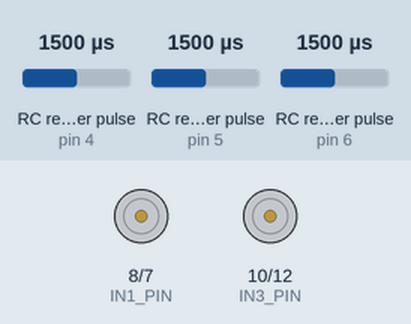
Simulated run of this sketch. Board: Arduino Uno, built with avr-gcc and run on an emulated ATmega328P. Shown: motor-driver pin pairs drawn as motors (green arrow = first pin HIGH = forward, orange = second pin HIGH = backward, longer = more drive, scaled by the enable pin). Wiring (inferred from the names in the program): 3 × RC receiver channel: data pin 4 / data pin 5 / data pin 6. The test bench sets the inputs (shaded band); at power-on: RC receiver pulse (sensors on pin 5, pin 6, pin 4) 1500 µs.

Above: at 1.2 s.
1.3 s: RC receiver pulse (sensor on pin 5) set to 1020 µs
At 2.2 s:
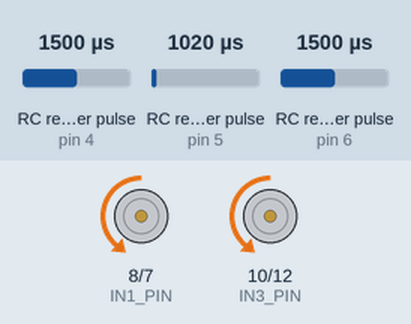
4.3 s: RC receiver pulse (sensor on pin 6) set to 1020 µs
At 7.1 s:
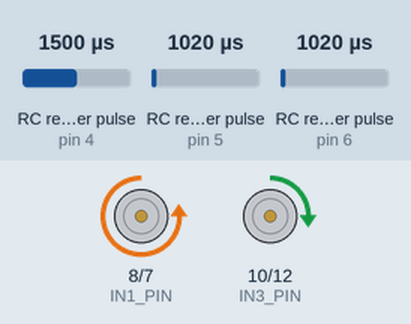
7.3 s: RC receiver pulse (sensor on pin 5) set to 1500 µs
At 8.6 s:
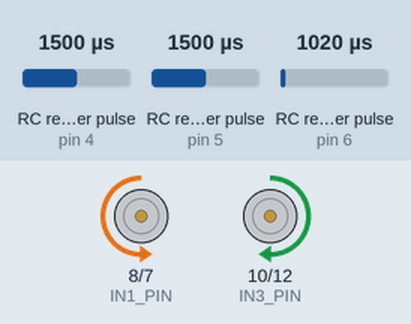
9.3 s: RC receiver pulse (sensor on pin 6) set to 1250 µs
At 10.6 s:
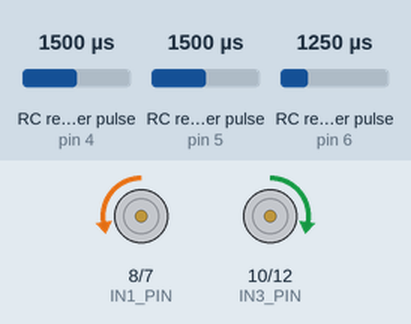
12.3 s: RC receiver pulse (sensor on pin 5) set to 1750 µs
15.3 s: RC receiver pulse (sensor on pin 6) set to 1500 µs
Timing chart, 0 to 19.3 s (numbered marks = the images above; inputs shaded):
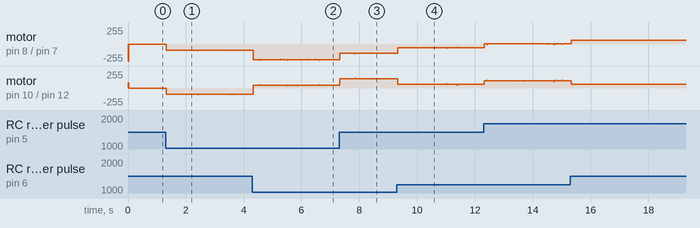

The sketch:

driving.ino
```cpp
#include <EnableInterrupt.h>
#define SERIAL_PORT_SPEED 9600
#define RC_NUM_CHANNELS 4
#define RC_CH1 0
#define RC_CH2 1
#define RC_CH3 2
#define RC_CH4 3
// pin usage // radio pins
#define RC_CH1_PIN 6
#define RC_CH2_PIN 5
#define RC_CH3_PIN 4
#define RC_CH4_PIN 3
// motor driver pins
const int EN1_PIN = 9;
const int IN1_PIN = 8;
const int IN2_PIN = 7;
const int IN3_PIN = 10;
const int IN4_PIN = 12;
const int EN2_PIN = 11;

int currentPWM_L = 0;               // Left motor: -255..255
int currentPWM_R = 0;               // Right motor: -255..255
const int PWM_MAX = 255;
const float REVERSE_SPEED_LIMIT = 0.7;  // Limit reverse to 70% of forward speed (0.0 to 1.0)
const int ACCEL_STEP = 50;          // Acceleration step (higher = faster acceleration)
const int DECEL_STEP = 35;          // Deceleration step (higher = smoother stops)
const unsigned long DT = 15;
unsigned long lastUpdate = 0;


uint16_t rc_values[RC_NUM_CHANNELS];
uint32_t rc_start[RC_NUM_CHANNELS];
volatile uint16_t rc_shared[RC_NUM_CHANNELS];

void rc_read_values() {
  noInterrupts();
  memcpy(rc_values, (const void *)rc_shared, sizeof(rc_shared));
  interrupts();
}

void calc_input(uint8_t channel, uint8_t input_pin) {
  if (digitalRead(input_pin) == HIGH) {
    rc_start[channel] = micros();
  } else {
    uint16_t rc_compare = (uint16_t)(micros() - rc_start[channel]);
    rc_shared[channel] = rc_compare;
  }
}

void calc_ch1() {
  calc_input(RC_CH1, RC_CH1_PIN);
}
void calc_ch2() {
  calc_input(RC_CH2, RC_CH2_PIN);
}
void calc_ch3() {
  calc_input(RC_CH3, RC_CH3_PIN);
}
void calc_ch4() {
  calc_input(RC_CH4, RC_CH4_PIN);
}

void setup() {
  Serial.begin(SERIAL_PORT_SPEED);
  pinMode(RC_CH1_PIN, INPUT); //trigger
  pinMode(RC_CH2_PIN, INPUT); //side wheel
  pinMode(RC_CH3_PIN, INPUT); //side knob
  pinMode(RC_CH4_PIN, INPUT); //bottom button
  enableInterrupt(RC_CH1_PIN, calc_ch1, CHANGE);
  enableInterrupt(RC_CH2_PIN, calc_ch2, CHANGE);
  enableInterrupt(RC_CH3_PIN, calc_ch3, CHANGE);
  enableInterrupt(RC_CH4_PIN, calc_ch4, CHANGE);
  pinMode(9, OUTPUT); //en1
  pinMode(8, OUTPUT); //in1
  pinMode(7, OUTPUT); //in2
  pinMode(11, OUTPUT); //en2
  pinMode(10, OUTPUT); //in3
  pinMode(12, OUTPUT); //in4
}

void loop() {
  rc_read_values();

  // --- Read throttle from CH2 (side wheel) ---
  int throttle = 0;
  if (rc_values[RC_CH2] > 1600) {
    throttle = ((long)(rc_values[RC_CH2] - 1600) * PWM_MAX) / 700;
    throttle = constrain(throttle, 0, PWM_MAX);
  } else if (rc_values[RC_CH2] < 1400) {
    throttle = -((long)(1400 - rc_values[RC_CH2]) * PWM_MAX) / 700;
    throttle = constrain(throttle, -PWM_MAX, 0);
    // Apply reverse speed limit
    throttle = (int)(throttle * REVERSE_SPEED_LIMIT);
  } else {
    throttle = 0;
  }

  // --- Read steering from CH1 (trigger) - inverted ---
  int steering = 0;
  if (rc_values[RC_CH1] > 1600) {
    steering = -((long)(rc_values[RC_CH1] - 1600) * PWM_MAX) / 700;
    steering = constrain(steering, -PWM_MAX, 0);
  } else if (rc_values[RC_CH1] < 1400) {
    steering = ((long)(1400 - rc_values[RC_CH1]) * PWM_MAX) / 700;
    steering = constrain(steering, 0, PWM_MAX);
  } else {
    steering = 0;
  }

  // --- Calculate desired speeds for left and right motors ---
  int desired_L = throttle - steering;
  int desired_R = throttle + steering;

  desired_L = constrain(desired_L, -PWM_MAX, PWM_MAX);
  desired_R = constrain(desired_R, -PWM_MAX, PWM_MAX);

  // --- Apply directly to motors (no interpolation) ---
  // Left motor (Motor 1) - swapped direction
  int pwm_L = abs(desired_L);
  if (desired_L >= 0) {
    digitalWrite(IN1_PIN, HIGH);
    digitalWrite(IN2_PIN, LOW);
  } else {
    digitalWrite(IN1_PIN, LOW);
    digitalWrite(IN2_PIN, HIGH);
  }
  analogWrite(EN1_PIN, pwm_L);

  // Right motor (Motor 2) - swapped direction
  int pwm_R = abs(desired_R);
  if (desired_R >= 0) {
    digitalWrite(IN3_PIN, HIGH);
    digitalWrite(IN4_PIN, LOW);
  } else {
    digitalWrite(IN3_PIN, LOW);
    digitalWrite(IN4_PIN, HIGH);
  }
  analogWrite(EN2_PIN, pwm_R);

  delay(5);
}

void forward(int value) {
  digitalWrite(IN1_PIN, LOW);
  digitalWrite(IN2_PIN, HIGH);
  analogWrite(EN1_PIN, value);
  digitalWrite(IN3_PIN, LOW);
  digitalWrite(IN4_PIN, HIGH);
  analogWrite(EN2_PIN, value);
}

void reverse(int value) {
  digitalWrite(IN1_PIN, HIGH);
  digitalWrite(IN2_PIN, LOW);
  analogWrite(EN1_PIN, value);
  digitalWrite(IN3_PIN, HIGH);
  digitalWrite(IN4_PIN, LOW);
  analogWrite(EN2_PIN, value);
}

void right(int value) {
  digitalWrite(IN1_PIN, LOW);
  digitalWrite(IN2_PIN, HIGH);
  analogWrite(EN1_PIN, value);
  digitalWrite(IN3_PIN, HIGH);
  digitalWrite(IN4_PIN, LOW);
  analogWrite(EN2_PIN, value);
}

void left(int value) {
  digitalWrite(IN1_PIN, HIGH);
  digitalWrite(IN2_PIN, LOW);
  analogWrite(EN1_PIN, value);
  digitalWrite(IN3_PIN, LOW);
  digitalWrite(IN4_PIN, HIGH);
  analogWrite(EN2_PIN, value);
}

void stop() {
  digitalWrite(IN1_PIN, LOW);
  digitalWrite(IN2_PIN, LOW);
  digitalWrite(IN3_PIN, LOW);
  digitalWrite(IN4_PIN, LOW);
  analogWrite(EN1_PIN, 0);
  analogWrite(EN2_PIN, 0);
  currentPWM_L = 0;
  currentPWM_R = 0;
}
```

Measured:
- after the input at 1.3 s, motor on pin 8 (IN1_PIN) / pin 7 (IN2_PIN), motor on pin 10 (IN3_PIN) / pin 12 (IN4_PIN): stopped → backward 96/255 at once, then repeats every 1.2 s: backward 95/255 0.02 s, backward 96/255 0.64 s, backward 98/255 0.02 s, backward 96/255 0.50 s
